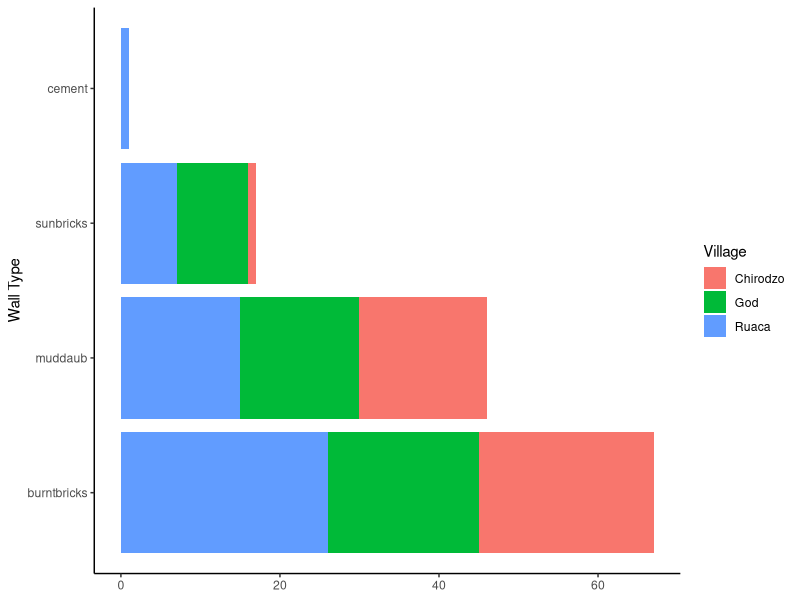

Generate this figure with R:
## ---- chunk 1
# this is a comment
1 + 1 * 46
## ---- chunk 2
#| echo: false
2 * 2
## ---- chunk 3
library(tidyverse)
library(here)
#read data with here
interviews_plotting <-read_csv(
  here("data", "interviews-plotting.csv"
  ))

interviews_plotting
## ---- chunk 4
interviews_plotting |> 
  ggplot(aes(y = fct_infreq(respondent_wall_type))) + 
  geom_bar(aes(fill = village)) +
  labs(y = "Wall Type",
       x = NULL,
       fill = "Village") +
  theme_classic()
